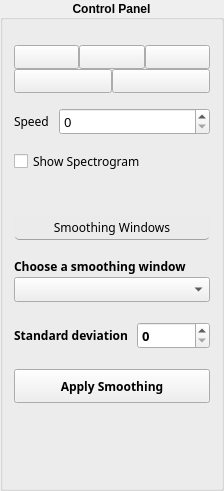
         <widget class="QGroupBox" name="groupBox_6">
          <property name="minimumSize">
           <size>
            <width>224</width>
            <height>0</height>
           </size>
          </property>
          <property name="maximumSize">
           <size>
            <width>300</width>
            <height>16777215</height>
           </size>
          </property>
          <property name="font">
           <font>
            <family>Yu Gothic UI</family>
            <pointsize>9</pointsize>
            <weight>75</weight>
            <bold>true</bold>
           </font>
          </property>
          <property name="title">
           <string>Control Panel</string>
          </property>
          <property name="alignment">
           <set>Qt::AlignCenter</set>
          </property>
          <layout class="QGridLayout" name="gridLayout_32">
           <property name="topMargin">
            <number>25</number>
           </property>
           <property name="verticalSpacing">
            <number>40</number>
           </property>
           <item row="0" column="0">
            <layout class="QGridLayout" name="gridLayout_43">
             <property name="verticalSpacing">
              <number>15</number>
             </property>
             <item row="2" column="0">
              <widget class="QCheckBox" name="checkBox_showSpectrogram">
               <property name="font">
                <font>
                 <family>Segoe UI Semibold</family>
                 <pointsize>9</pointsize>
                 <weight>50</weight>
                 <bold>false</bold>
                </font>
               </property>
               <property name="cursor">
                <cursorShape>PointingHandCursor</cursorShape>
               </property>
               <property name="toolTip">
                <string>Show Spectrograms of input and output signals</string>
               </property>
               <property name="text">
                <string>Show Spectrogram</string>
               </property>
              </widget>
             </item>
             <item row="1" column="0">
              <layout class="QFormLayout" name="formLayout">
               <property name="formAlignment">
                <set>Qt::AlignLeading|Qt::AlignLeft|Qt::AlignVCenter</set>
               </property>
               <property name="horizontalSpacing">
                <number>10</number>
               </property>
               <item row="0" column="0">
                <widget class="QLabel" name="label_speed">
                 <property name="font">
                  <font>
                   <family>Segoe UI Semibold</family>
                   <pointsize>9</pointsize>
                   <weight>50</weight>
                   <bold>false</bold>
                  </font>
                 </property>
                 <property name="toolTip">
                  <string>Signals speed</string>
                 </property>
                 <property name="text">
                  <string>Speed</string>
                 </property>
                </widget>
               </item>
               <item row="0" column="1">
                <widget class="QSpinBox" name="spinBox_speed">
                 <property name="font">
                  <font>
                   <family>Segoe UI Semibold</family>
                   <pointsize>10</pointsize>
                   <weight>50</weight>
                   <bold>false</bold>
                  </font>
                 </property>
                 <property name="cursor">
                  <cursorShape>PointingHandCursor</cursorShape>
                 </property>
                 <property name="toolTip">
                  <string>Signals speed</string>
                 </property>
                </widget>
               </item>
              </layout>
             </item>
             <item row="0" column="0">
              <layout class="QGridLayout" name="gridLayout_16">
               <property name="verticalSpacing">
                <number>0</number>
               </property>
               <item row="0" column="0">
                <layout class="QGridLayout" name="gridLayout_8">
                 <property name="horizontalSpacing">
                  <number>0</number>
                 </property>
                 <item row="0" column="1">
                  <widget class="QPushButton" name="pushButton_stop">
                   <property name="font">
                    <font>
                     <family>Segoe UI Semibold</family>
                     <pointsize>8</pointsize>
                     <weight>50</weight>
                     <bold>false</bold>
                    </font>
                   </property>
                   <property name="cursor">
                    <cursorShape>PointingHandCursor</cursorShape>
                   </property>
                   <property name="toolTip">
                    <string>Stop</string>
                   </property>
                   <property name="text">
                    <string/>
                   </property>
                   <property name="icon">
                    <iconset>
                     <normaloff>icons/stop.png</normaloff>icons/stop.png</iconset>
                   </property>
                   <property name="iconSize">
                    <size>
                     <width>20</width>
                     <height>25</height>
                    </size>
                   </property>
                  </widget>
                 </item>
                 <item row="0" column="2">
                  <widget class="QPushButton" name="pushButton_reset">
                   <property name="font">
                    <font>
                     <family>Segoe UI Semibold</family>
                     <pointsize>8</pointsize>
                     <weight>50</weight>
                     <bold>false</bold>
                    </font>
                   </property>
                   <property name="cursor">
                    <cursorShape>PointingHandCursor</cursorShape>
                   </property>
                   <property name="toolTip">
                    <string>Reset</string>
                   </property>
                   <property name="statusTip">
                    <string/>
                   </property>
                   <property name="text">
                    <string/>
                   </property>
                   <property name="icon">
                    <iconset>
                     <normaloff>icons/restart.png</normaloff>icons/restart.png</iconset>
                   </property>
                   <property name="iconSize">
                    <size>
                     <width>25</width>
                     <height>25</height>
                    </size>
                   </property>
                  </widget>
                 </item>
                 <item row="0" column="0">
                  <widget class="QPushButton" name="pushButton_playPause">
                   <property name="font">
                    <font>
                     <family>Segoe UI Semibold</family>
                     <pointsize>8</pointsize>
                     <weight>50</weight>
                     <bold>false</bold>
                    </font>
                   </property>
                   <property name="cursor">
                    <cursorShape>PointingHandCursor</cursorShape>
                   </property>
                   <property name="toolTip">
                    <string>Play/pause</string>
                   </property>
                   <property name="text">
                    <string/>
                   </property>
                   <property name="icon">
                    <iconset>
                     <normaloff>icons/play_pause.png</normaloff>icons/play_pause.png</iconset>
                   </property>
                   <property name="iconSize">
                    <size>
                     <width>25</width>
                     <height>25</height>
                    </size>
                   </property>
                  </widget>
                 </item>
                </layout>
               </item>
               <item row="1" column="0">
                <layout class="QGridLayout" name="gridLayout_6">
                 <property name="horizontalSpacing">
                  <number>0</number>
                 </property>
                 <item row="0" column="0">
                  <widget class="QPushButton" name="pushButton_zoomIn">
                   <property name="font">
                    <font>
                     <family>Segoe UI Semibold</family>
                     <pointsize>8</pointsize>
                     <weight>50</weight>
                     <bold>false</bold>
                    </font>
                   </property>
                   <property name="cursor">
                    <cursorShape>PointingHandCursor</cursorShape>
                   </property>
                   <property name="toolTip">
                    <string>Zoom in</string>
                   </property>
                   <property name="statusTip">
                    <string/>
                   </property>
                   <property name="text">
                    <string/>
                   </property>
                   <property name="icon">
                    <iconset>
                     <normaloff>icons/zoom in.png</normaloff>icons/zoom in.png</iconset>
                   </property>
                  </widget>
                 </item>
                 <item row="0" column="1">
                  <widget class="QPushButton" name="pushButton_zoomOut">
                   <property name="font">
                    <font>
                     <family>Segoe UI Semibold</family>
                     <pointsize>8</pointsize>
                     <weight>50</weight>
                     <bold>false</bold>
                    </font>
                   </property>
                   <property name="cursor">
                    <cursorShape>PointingHandCursor</cursorShape>
                   </property>
                   <property name="toolTip">
                    <string>Zoom out</string>
                   </property>
                   <property name="statusTip">
                    <string/>
                   </property>
                   <property name="text">
                    <string/>
                   </property>
                   <property name="icon">
                    <iconset>
                     <normaloff>icons/zoom out.png</normaloff>icons/zoom out.png</iconset>
                   </property>
                  </widget>
                 </item>
                </layout>
               </item>
              </layout>
             </item>
            </layout>
           </item>
           <item row="1" column="0">
            <layout class="QGridLayout" name="gridLayout_19">
             <property name="verticalSpacing">
              <number>20</number>
             </property>
             <item row="3" column="0">
              <widget class="QPushButton" name="pushButton_applySmoothing">
               <property name="minimumSize">
                <size>
                 <width>0</width>
                 <height>34</height>
                </size>
               </property>
               <property name="font">
                <font>
                 <family>Yu Gothic UI Semibold</family>
                 <pointsize>9</pointsize>
                </font>
               </property>
               <property name="cursor">
                <cursorShape>PointingHandCursor</cursorShape>
               </property>
               <property name="toolTip">
                <string>Apply selected smoothing settings</string>
               </property>
               <property name="text">
                <string>Apply Smoothing</string>
               </property>
               <property name="flat">
                <bool>false</bool>
               </property>
              </widget>
             </item>
             <item row="0" column="0">
              <widget class="QLabel" name="label_32">
               <property name="minimumSize">
                <size>
                 <width>0</width>
                 <height>25</height>
                </size>
               </property>
               <property name="maximumSize">
                <size>
                 <width>16777215</width>
                 <height>20</height>
                </size>
               </property>
               <property name="font">
                <font>
                 <family>Yu Gothic UI Semibold</family>
                 <pointsize>9</pointsize>
                 <weight>50</weight>
                 <bold>false</bold>
                </font>
               </property>
               <property name="autoFillBackground">
                <bool>false</bool>
               </property>
               <property name="styleSheet">
                <string notr="true">border-bottom: 1px solid rgb(163, 163, 163);
border-radius: 5px;
background-color: rgb(235, 235, 235);
</string>
               </property>
               <property name="frameShape">
                <enum>QFrame::StyledPanel</enum>
               </property>
               <property name="text">
                <string>Smoothing Windows</string>
               </property>
               <property name="alignment">
                <set>Qt::AlignCenter</set>
               </property>
               <property name="wordWrap">
                <bool>false</bool>
               </property>
               <property name="margin">
                <number>0</number>
               </property>
              </widget>
             </item>
             <item row="4" column="0">
              <spacer name="verticalSpacer_3">
               <property name="orientation">
                <enum>Qt::Vertical</enum>
               </property>
               <property name="sizeHint" stdset="0">
                <size>
                 <width>20</width>
                 <height>74</height>
                </size>
               </property>
              </spacer>
             </item>
             <item row="1" column="0">
              <layout class="QGridLayout" name="gridLayout_17">
               <property name="verticalSpacing">
                <number>2</number>
               </property>
               <item row="0" column="0">
                <widget class="QLabel" name="label">
                 <property name="font">
                  <font>
                   <family>Yu Gothic UI Semibold</family>
                   <pointsize>9</pointsize>
                  </font>
                 </property>
                 <property name="text">
                  <string>Choose a smoothing window</string>
                 </property>
                </widget>
               </item>
               <item row="1" column="0">
                <widget class="QComboBox" name="comboBox_smoothingWindows">
                 <property name="font">
                  <font>
                   <family>Yu Gothic UI Semibold</family>
                   <pointsize>9</pointsize>
                  </font>
                 </property>
                 <property name="cursor">
                  <cursorShape>PointingHandCursor</cursorShape>
                 </property>
                 <property name="focusPolicy">
                  <enum>Qt::WheelFocus</enum>
                 </property>
                 <property name="acceptDrops">
                  <bool>false</bool>
                 </property>
                 <property name="toolTip">
                  <string>Choose a smoothing window</string>
                 </property>
                 <property name="statusTip">
                  <string/>
                 </property>
                 <property name="editable">
                  <bool>false</bool>
                 </property>
                 <property name="currentText">
                  <string/>
                 </property>
                 <property name="currentIndex">
                  <number>-1</number>
                 </property>
                 <property name="iconSize">
                  <size>
                   <width>20</width>
                   <height>20</height>
                  </size>
                 </property>
                 <property name="placeholderText">
                  <string/>
                 </property>
                 <property name="duplicatesEnabled">
                  <bool>false</bool>
                 </property>
                 <property name="frame">
                  <bool>true</bool>
                 </property>
                 <property name="modelColumn">
                  <number>0</number>
                 </property>
                 <item>
                  <property name="text">
                   <string>Rectangular window</string>
                  </property>
                 </item>
                 <item>
                  <property name="text">
                   <string>Hann window</string>
                  </property>
                 </item>
                 <item>
                  <property name="text">
                   <string>Hamming window</string>
                  </property>
                 </item>
                 <item>
                  <property name="text">
                   <string>Gaussian window</string>
                  </property>
                 </item>
                </widget>
               </item>
              </layout>
             </item>
             <item row="2" column="0">
              <layout class="QGridLayout" name="gridLayout_18">
               <property name="verticalSpacing">
                <number>15</number>
               </property>
               <item row="0" column="0">
                <layout class="QGridLayout" name="gridLayout_46">
                 <property name="horizontalSpacing">
                  <number>9</number>
                 </property>
                 <item row="0" column="0">
                  <widget class="QLabel" name="label_34">
                   <property name="font">
                    <font>
                     <family>Yu Gothic UI Semibold</family>
                     <pointsize>9</pointsize>
                    </font>
                   </property>
                   <property name="toolTip">
                    <string>Standard deviation of Gaussian window</string>
                   </property>
                   <property name="text">
                    <string>Standard deviation</string>
                   </property>
                  </widget>
                 </item>
                 <item row="0" column="1">
                  <widget class="QSpinBox" name="spinBox_standardDeviation">
                   <property name="minimumSize">
                    <size>
                     <width>0</width>
                     <height>0</height>
                    </size>
                   </property>
                   <property name="font">
                    <font>
                     <family>Yu Gothic UI Semibold</family>
                     <pointsize>10</pointsize>
                    </font>
                   </property>
                   <property name="cursor">
                    <cursorShape>PointingHandCursor</cursorShape>
                   </property>
                   <property name="toolTip">
                    <string>Standard deviation of Gaussian window</string>
                   </property>
                   <property name="alignment">
                    <set>Qt::AlignLeading|Qt::AlignLeft|Qt::AlignVCenter</set>
                   </property>
                  </widget>
                 </item>
                </layout>
               </item>
              </layout>
             </item>
            </layout>
           </item>
          </layout>
         </widget>
